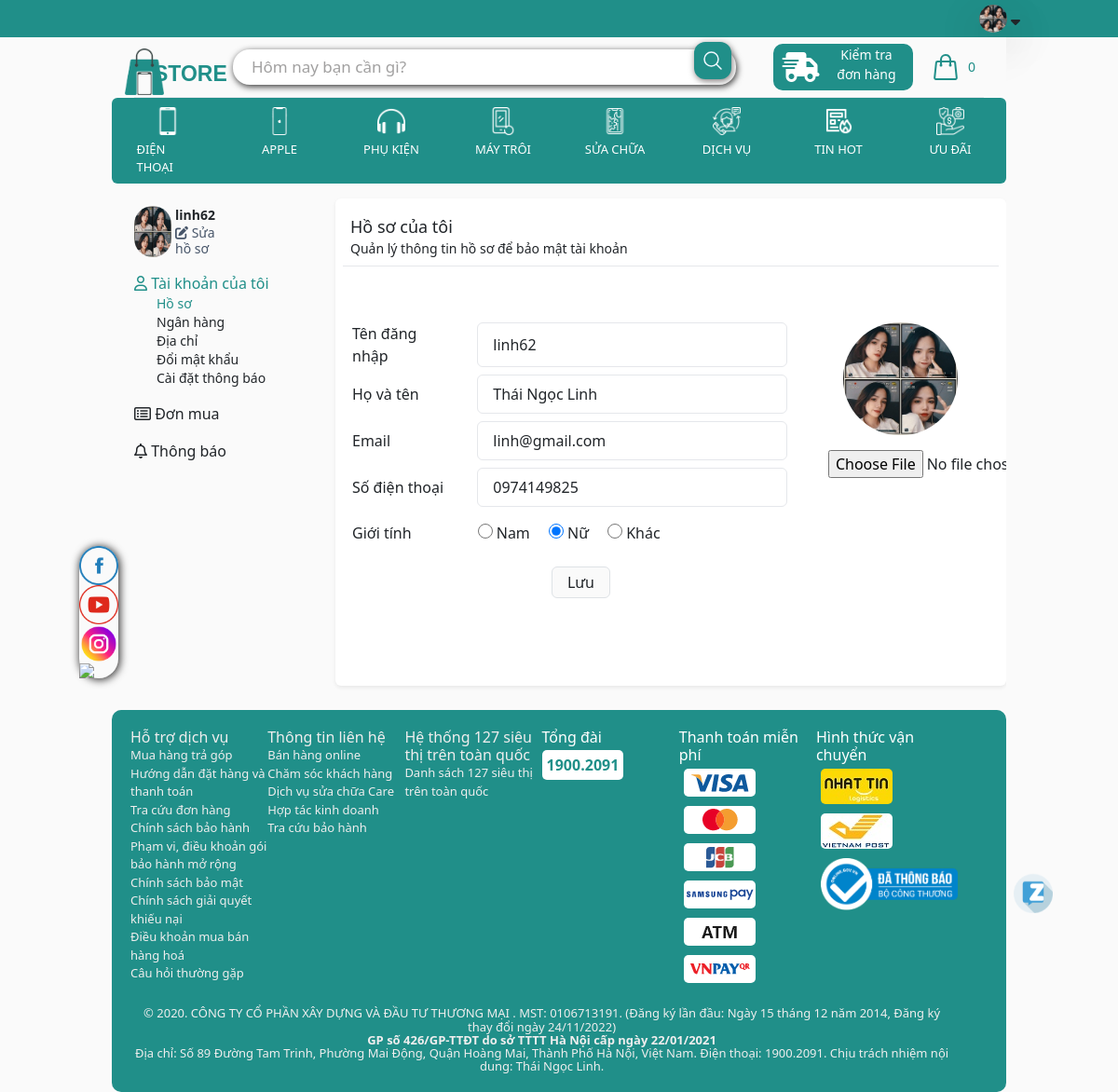
The page /?quanly=user/account/profile (signed in) on the database its author committed.
### tables this page shows
CREATE TABLE `users` (
  `id` int(11) NOT NULL,
  `avatar` varchar(500) NOT NULL,
  `fullName` varchar(50) DEFAULT NULL,
  `username` varchar(50) NOT NULL,
  `email` varchar(150) DEFAULT NULL,
  `password` varchar(500) NOT NULL,
  `phoneNumber` varchar(20) DEFAULT NULL,
  `address` varchar(32) DEFAULT NULL,
  `age` int(11) NOT NULL,
  `sex` int(11) NOT NULL,
  `roleId` int(11) DEFAULT NULL,
  `createAt` datetime DEFAULT NULL,
  `updateAt` datetime DEFAULT NULL,
  `logOutAt` datetime DEFAULT NULL,
  `status` int(11) DEFAULT NULL,
  `active` int(11) NOT NULL
);

### database/dbhelper.php (called while the page is built, shortened)
<?php
    function select($sql, $isSingle = false){
        $data = null;
        $conn = mysqli_connect(HOST, USERNAME, PASSWORD, DATABASE);
        mysqli_set_charset($conn,'utf8');
        $resultset=mysqli_query($conn,$sql);
        if($resultset){
            if($isSingle){
                $data = mysqli_fetch_array($resultset,1);
            }else{
                $data = [];
                while(($row=mysqli_fetch_array($resultset,1)) != null ){
                    $data[]=$row;
                }
            }
        }
        return $data;
    }
?>

### pages/user/profile.php (the view, shortened to what this page needs)
<!DOCTYPE html>
<html lang="en">
<head>
    <link rel="stylesheet" type="text/css" href="./CSS/inforUser.css">
</head>
<body>
    <?php
        $idUser=getSession('id');
        $sql="select * from users where id=$idUser";
        $user=select($sql,true);
    ?>
    <div class="inforUserContainer">
        <div class="inforUserSideBar p-4">
            <div class="flex w-1/2">
                <img src="<?php echo $user['avatar'];?>" width="40px" alt="" class="rounded-full">
                <div class="pl-1">
                    <p class="my-auto mx-0 text-sm font-bold"><?php echo $user['username'];?></p>
                    <p id="edit" class="cl leading-tight text-sm text-slate-600 cursor-pointer hover:text-teal-600"><a href="?quanly=user/account/profile"><i class="fas fa-edit"></i> Sửa hồ sơ</a></p>
                </div>
            </div>
            <p id="myAcc" class="myAcc cl cursor-pointer text-base mt-3 hover:text-teal-600">
                <a href="?quanly=user/account/profile">
                    <i class="far fa-user"></i> Tài khoản của tôi
                </a>
            </p>
            <ul id="myAccSub" class="text-sm ml-6">
                <a href="?quanly=user/account/profile" class="cursor-pointer liAcc hover:text-teal-600 active"><li >Hồ sơ</li></a>
                <a href="?quanly=user/account/payment" class="cursor-pointer liAcc hover:text-teal-600"><li>Ngân hàng</li></a>
                <a href="?quanly=user/account/address" class="cursor-pointer liAcc hover:text-teal-600 "><li>Địa chỉ</li></a>
                <a href="?quanly=user/account/change_password" class="cursor-pointer liAcc hover:text-teal-600"><li>Đổi mật khẩu</li></a>
                <a href="?quanly=user/account/setting/notification" class="cursor-pointer liAcc hover:text-teal-600"><li>Cài đặt thông báo</li></a>
            </ul>
            <p class="cl cursor-pointer text-base mt-3 hover:text-teal-600 myAcc" >
                <a href="?quanly=user/purchase">
                    <i class="fa-regular fa-rectangle-list"></i> <span>Đơn mua</span>
                </a>
            </p>
            <p class="cl cursor-pointer text-base mt-3 hover:text-teal-600 myAcc" >
                <a href="?quanly=user/notifications">
                    <i class="fa-regular fa-bell"></i> <span>Thông báo</span>
                </a>
            </p>
        </div>
        <div class="inforUserArticle shadow-sm bg-white my-3 rounded p-2">
            <div class="border-b p-2" style="margin-bottom: 50px;">
                <h2 class="text-lg">Hồ sơ của tôi</h2>
                <p class="text-sm">Quản lý thông tin hồ sơ để bảo mật tài khoản</p>
            </div>
            <form action="" method="post" style="width: 90%; padding: 10px;" enctype="multipart/form-data">
                <div class="flex" style="width: 100%;">
                    <div style="width: 80%;" class="flex-initial">
                        <div class="flex mb-2">
                            <label class="flex-initial w-1/4 my-auto mx-0" for="">Tên đăng nhập</label>
                            <input name="username" class="w-3/4 flex-initial mx-4 border-1 p-2 rounded focus:outline-none indent-2" type="text" value="<?php echo $user['username'];?>">
                        </div>
                        <div class="flex mb-2">
                            <label class="flex-initial w-1/4 my-auto mx-0" for="">Họ và tên</label>
                            <input name="fullName" class="w-3/4 flex-initial mx-4 border-1 p-2 rounded focus:outline-none indent-2" type="text" value="<?php echo $user['fullName'];?>">
                        </div>
                        <div class="flex mb-2">
                            <label class="flex-initial w-1/4 my-auto mx-0">Email</label>
                            <input name="email" class="w-3/4 flex-initial mx-4 border-1 p-2 rounded focus:outline-none indent-2" type="text" value="<?php
                                    echo $user['email'];
                                ?>">
                        </div>
                        <div class="flex mb-2">
                            <label class="flex-initial w-1/4 my-auto mx-0">Số điện thoại</label>
                            <input name="phoneNumber" class="w-3/4 flex-initial mx-4 border-1 p-2 rounded focus:outline-none indent-2" type="text" value="<?php echo $user['phoneNumber'];?>">
                        </div>
                        <div class="flex mb-2 mt-3">
                            <p class="flex-initial w-1/4 my-auto mx-0">Giới tính</p>
                            <div class="w-3/4 flex-initial mx-4 ">
                                <input class="cursor-pointer w-4 h-4" type="radio" name="sex" value="1" id="nam" <?php echo ($user['sex']==1)?"checked":"";?>><label class="cursor-pointer mx-0 my-auto pl-1 pr-4" for="nam">Nam</label>
                                <input class="cursor-pointer w-4 h-4" type="radio" name="sex" value="0" id="nu" <?php echo ($user['sex']==0)?"checked":"";?>><label class="cursor-pointer mx-0 my-auto pl-1 pr-4" for="nu">Nữ</label>
                                <input class="cursor-pointer w-4 h-4" type="radio" name="sex" value="2" id="khac" <?php echo ($user['sex']==2)?"checked":"";?>><label class="cursor-pointer mx-0 my-auto pl-1 pr-4" for="khac">Khác</label>
                            </div>
                        </div>
                        <div class="text-center mt-4">
                            <button type="submit" name="saveBtn" class="border rounded py-1 px-3 border-teal-700 bg-neutral-50 hover:bg-teal-600 hover:text-white" >Lưu</button>
                        </div>
                    </div>
                    <div style="width: 20%;" class="flex-initial">
                        <img src="<?php echo $user['avatar']?>" class="rounded-full ml-9" id="image" alt="">
                        <input type="file" name="avatar" class="ml-5 mt-3 cursor-pointer" id="btn" onchange="displayImage()">
                    </div>
                </div>
            </form>
        </div>
    </div>
</body>
</html>

### layouts/account.php (shortened to what this page needs)
<!DOCTYPE html>
<html lang="en">
<head>
    <link rel="stylesheet" type="text/css" href="./CSS/account.css">
</head>
<body>
<?php
    if(isset($_SESSION['id'])){
        $id=getSession('id');
        $sql="select * from users where id='$id'";
        $user=select($sql,true);
?>
    <form class="logoutForm float-right w-36" action="" method="post">
        <div class="flex relative w-1/3">
            <a href="?quanly=user/purchase">
                <img src="<?php echo $user['avatar'];?>" width="30px" height="30px" alt="" class="rounded-full shadow-lg hover:shadow-xl">
            </a>
            <i class="cursor-pointer fa-solid fa-sort-down mx-0 my-auto pl-1 shadow-lg hover:shadow-xl" id="nut"></i>
        </div>
    </form>
<?php
    }
?>
</body>
</html>

### CSS/index.css (style rules this page uses)
* { margin: 0; padding: 0; }

### CSS/cart.css (style rules this page uses)
* { margin: 0; padding: 0; }

### CSS/inforUser.css (style rules this page uses)
* { margin: 0; padding: 0; }
.inforUserContainer { display: grid; grid-template-areas: "inforUserSideBar inforUserArticle"; grid-template-columns: 25% 75%; grid-template-rows: 555px; }
.inforUserSideBar { grid-area: inforUserSideBar; }
.inforUserArticle { grid-area: inforUserArticle; }
.active { color: #208f89; font-weight: 500; }

### rows shown on the page
users: avatar (picture), username "linh62", fullName "Thái Ngọc Linh", email "linh@gmail.com", phoneNumber "0974149825", sex "☐ Nam", sex "☑ Nữ", sex "☐ Khác"
